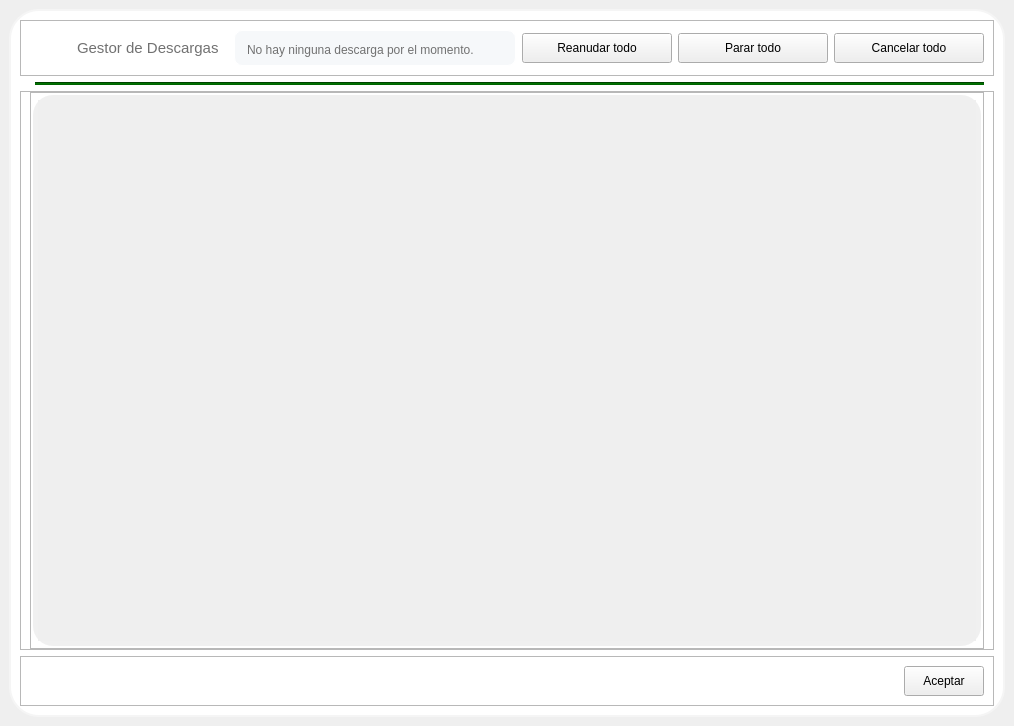
<?xml version="1.0" encoding="UTF-8"?>
<ui version="4.0">
 <class>Manager</class>
 <widget class="QMainWindow" name="Manager">
  <property name="geometry">
   <rect>
    <x>0</x>
    <y>0</y>
    <width>1014</width>
    <height>726</height>
   </rect>
  </property>
  <property name="font">
   <font/>
  </property>
  <property name="windowTitle">
   <string>PyDownload | Gestor</string>
  </property>
  <widget class="QWidget" name="centralwidget">
   <layout class="QGridLayout" name="gridLayout">
    <item row="0" column="0">
     <widget class="QFrame" name="content_container_frame">
      <property name="styleSheet">
       <string notr="true">QFrame#content_container_frame{
	border: 2px solid whitesmoke;
	border-radius: 30px;
	background: white;
}</string>
      </property>
      <property name="frameShape">
       <enum>QFrame::StyledPanel</enum>
      </property>
      <property name="frameShadow">
       <enum>QFrame::Raised</enum>
      </property>
      <layout class="QVBoxLayout" name="verticalLayout">
       <item>
        <widget class="QFrame" name="header_frame">
         <property name="maximumSize">
          <size>
           <width>16777215</width>
           <height>60</height>
          </size>
         </property>
         <property name="frameShape">
          <enum>QFrame::StyledPanel</enum>
         </property>
         <property name="frameShadow">
          <enum>QFrame::Raised</enum>
         </property>
         <layout class="QHBoxLayout" name="horizontalLayout">
          <item>
           <widget class="QLabel" name="image">
            <property name="maximumSize">
             <size>
              <width>32</width>
              <height>32</height>
             </size>
            </property>
            <property name="text">
             <string/>
            </property>
            <property name="pixmap">
             <pixmap resource="../images.qrc">:/res/images/manager.png</pixmap>
            </property>
            <property name="scaledContents">
             <bool>true</bool>
            </property>
           </widget>
          </item>
          <item>
           <widget class="QFrame" name="welcome_label_frame">
            <property name="maximumSize">
             <size>
              <width>160</width>
              <height>16777215</height>
             </size>
            </property>
            <layout class="QHBoxLayout" name="horizontalLayout_4">
             <item>
              <widget class="QLabel" name="welcome_label">
               <property name="font">
                <font/>
               </property>
               <property name="text">
                <string>&lt;html&gt;&lt;head/&gt;&lt;body&gt;&lt;p&gt;&lt;span style=&quot; font-size:11pt; color:#717171;&quot;&gt;Gestor de Descargas&lt;/span&gt;&lt;/p&gt;&lt;/body&gt;&lt;/html&gt;</string>
               </property>
              </widget>
             </item>
            </layout>
           </widget>
          </item>
          <item>
           <widget class="QFrame" name="status_label_frame">
            <property name="styleSheet">
             <string notr="true">QFrame#status_label_frame{
	border: 1px solid white;
	border-radius: 8px;
	background-color: #F6F8FA;
}</string>
            </property>
            <property name="frameShape">
             <enum>QFrame::StyledPanel</enum>
            </property>
            <property name="frameShadow">
             <enum>QFrame::Raised</enum>
            </property>
            <layout class="QHBoxLayout" name="horizontalLayout_5">
             <property name="topMargin">
              <number>0</number>
             </property>
             <property name="bottomMargin">
              <number>0</number>
             </property>
             <item>
              <widget class="QLabel" name="status_label">
               <property name="font">
                <font/>
               </property>
               <property name="styleSheet">
                <string notr="true">QLabel#status_label{
	margin-top: 5px;
}</string>
               </property>
               <property name="text">
                <string>&lt;html&gt;&lt;head/&gt;&lt;body&gt;&lt;p&gt;&lt;span style=&quot; color:#717171;&quot;&gt;No hay ninguna descarga por el momento.&lt;/span&gt;&lt;/p&gt;&lt;/body&gt;&lt;/html&gt;</string>
               </property>
              </widget>
             </item>
            </layout>
           </widget>
          </item>
          <item>
           <widget class="QPushButton" name="resume_all_button">
            <property name="minimumSize">
             <size>
              <width>0</width>
              <height>30</height>
             </size>
            </property>
            <property name="maximumSize">
             <size>
              <width>150</width>
              <height>16777215</height>
             </size>
            </property>
            <property name="text">
             <string>Reanudar todo</string>
            </property>
           </widget>
          </item>
          <item>
           <widget class="QPushButton" name="stop_all_button">
            <property name="minimumSize">
             <size>
              <width>0</width>
              <height>30</height>
             </size>
            </property>
            <property name="maximumSize">
             <size>
              <width>150</width>
              <height>16777215</height>
             </size>
            </property>
            <property name="text">
             <string>Parar todo</string>
            </property>
           </widget>
          </item>
          <item>
           <widget class="QPushButton" name="cancel_all_button">
            <property name="minimumSize">
             <size>
              <width>0</width>
              <height>30</height>
             </size>
            </property>
            <property name="maximumSize">
             <size>
              <width>150</width>
              <height>16777215</height>
             </size>
            </property>
            <property name="text">
             <string>Cancelar todo</string>
            </property>
           </widget>
          </item>
         </layout>
        </widget>
       </item>
       <item>
        <widget class="Line" name="header_line">
         <property name="styleSheet">
          <string notr="true">background-color: darkgreen;
margin-left: 15px;
margin-right: 10px;</string>
         </property>
         <property name="orientation">
          <enum>Qt::Horizontal</enum>
         </property>
        </widget>
       </item>
       <item>
        <widget class="QFrame" name="middle_frame">
         <property name="frameShape">
          <enum>QFrame::StyledPanel</enum>
         </property>
         <property name="frameShadow">
          <enum>QFrame::Raised</enum>
         </property>
         <layout class="QVBoxLayout" name="verticalLayout_2">
          <property name="topMargin">
           <number>0</number>
          </property>
          <property name="bottomMargin">
           <number>0</number>
          </property>
          <item>
           <widget class="QFrame" name="manager_frame">
            <property name="font">
             <font/>
            </property>
            <property name="frameShape">
             <enum>QFrame::StyledPanel</enum>
            </property>
            <property name="frameShadow">
             <enum>QFrame::Raised</enum>
            </property>
            <layout class="QVBoxLayout" name="verticalLayout_3">
             <property name="spacing">
              <number>0</number>
             </property>
             <property name="leftMargin">
              <number>2</number>
             </property>
             <property name="topMargin">
              <number>2</number>
             </property>
             <property name="rightMargin">
              <number>2</number>
             </property>
             <property name="bottomMargin">
              <number>2</number>
             </property>
             <item>
              <widget class="QScrollArea" name="manager_scroll_area">
               <property name="styleSheet">
                <string notr="true">QScrollArea#manager_scroll_area{
	background: #F0F0F0;
	border-radius: 20px;
	padding: 5px;
}</string>
               </property>
               <property name="frameShape">
                <enum>QFrame::NoFrame</enum>
               </property>
               <property name="widgetResizable">
                <bool>true</bool>
               </property>
               <widget class="QWidget" name="manager_content_widget">
                <property name="geometry">
                 <rect>
                  <x>0</x>
                  <y>0</y>
                  <width>938</width>
                  <height>539</height>
                 </rect>
                </property>
               </widget>
              </widget>
             </item>
            </layout>
           </widget>
          </item>
         </layout>
        </widget>
       </item>
       <item>
        <widget class="QFrame" name="footer_frame">
         <property name="maximumSize">
          <size>
           <width>16777215</width>
           <height>70</height>
          </size>
         </property>
         <property name="frameShape">
          <enum>QFrame::StyledPanel</enum>
         </property>
         <property name="frameShadow">
          <enum>QFrame::Raised</enum>
         </property>
         <layout class="QHBoxLayout" name="horizontalLayout_2">
          <item>
           <spacer name="horizontalSpacer">
            <property name="orientation">
             <enum>Qt::Horizontal</enum>
            </property>
            <property name="sizeHint" stdset="0">
             <size>
              <width>870</width>
              <height>20</height>
             </size>
            </property>
           </spacer>
          </item>
          <item>
           <widget class="QPushButton" name="accept_button">
            <property name="minimumSize">
             <size>
              <width>0</width>
              <height>30</height>
             </size>
            </property>
            <property name="text">
             <string>Aceptar</string>
            </property>
           </widget>
          </item>
         </layout>
        </widget>
       </item>
      </layout>
     </widget>
    </item>
   </layout>
  </widget>
 </widget>
 <resources>
  <include location="../images.qrc"/>
 </resources>
 <connections/>
</ui>
